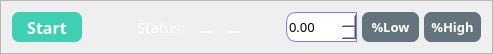
              <widget class="QFrame" name="frame_currency">
               <property name="maximumSize">
                <size>
                 <width>16777215</width>
                 <height>50</height>
                </size>
               </property>
               <property name="frameShape">
                <enum>QFrame::StyledPanel</enum>
               </property>
               <property name="frameShadow">
                <enum>QFrame::Raised</enum>
               </property>
               <layout class="QHBoxLayout" name="horizontalLayout_6">
                <property name="spacing">
                 <number>5</number>
                </property>
                <item>
                 <widget class="QPushButton" name="btn_start">
                  <property name="minimumSize">
                   <size>
                    <width>70</width>
                    <height>30</height>
                   </size>
                  </property>
                  <property name="font">
                   <font>
                    <family>Bahnschrift Light</family>
                    <pointsize>12</pointsize>
                    <weight>75</weight>
                    <bold>true</bold>
                   </font>
                  </property>
                  <property name="styleSheet">
                   <string notr="true">QPushButton{
	background-color: rgb(63, 207, 180);
	border: none;
	border-radius: 7px;
	color: #FFF
}

QPushButton:hover{
	background-color: rgb(133, 224, 208);
}

QPushButton:pressed{
	background-color: rgb(40, 159, 137);
	border: 1px solid #252660;
}

QPushButton:disabled {
background-color:#64747d;
}</string>
                  </property>
                  <property name="text">
                   <string>Start</string>
                  </property>
                  <property name="flat">
                   <bool>false</bool>
                  </property>
                 </widget>
                </item>
                <item>
                 <spacer name="horizontalSpacer_3">
                  <property name="orientation">
                   <enum>Qt::Horizontal</enum>
                  </property>
                  <property name="sizeType">
                   <enum>QSizePolicy::Maximum</enum>
                  </property>
                  <property name="sizeHint" stdset="0">
                   <size>
                    <width>50</width>
                    <height>20</height>
                   </size>
                  </property>
                 </spacer>
                </item>
                <item>
                 <widget class="QLabel" name="label_34">
                  <property name="font">
                   <font>
                    <family>Bahnschrift Light</family>
                    <pointsize>11</pointsize>
                    <weight>50</weight>
                    <bold>false</bold>
                   </font>
                  </property>
                  <property name="styleSheet">
                   <string notr="true">QLabel{
color: rgb(255, 255, 255);
}</string>
                  </property>
                  <property name="text">
                   <string>Status:</string>
                  </property>
                 </widget>
                </item>
                <item>
                 <spacer name="horizontalSpacer_7">
                  <property name="orientation">
                   <enum>Qt::Horizontal</enum>
                  </property>
                  <property name="sizeType">
                   <enum>QSizePolicy::Maximum</enum>
                  </property>
                  <property name="sizeHint" stdset="0">
                   <size>
                    <width>10</width>
                    <height>20</height>
                   </size>
                  </property>
                 </spacer>
                </item>
                <item>
                 <widget class="QLabel" name="label_status">
                  <property name="font">
                   <font>
                    <family>Bahnschrift Light</family>
                    <pointsize>11</pointsize>
                    <weight>50</weight>
                    <bold>false</bold>
                   </font>
                  </property>
                  <property name="styleSheet">
                   <string notr="true">QLabel{
color: rgb(255, 255, 255);
}</string>
                  </property>
                  <property name="text">
                   <string>...</string>
                  </property>
                 </widget>
                </item>
                <item>
                 <spacer name="horizontalSpacer_8">
                  <property name="orientation">
                   <enum>Qt::Horizontal</enum>
                  </property>
                  <property name="sizeType">
                   <enum>QSizePolicy::Maximum</enum>
                  </property>
                  <property name="sizeHint" stdset="0">
                   <size>
                    <width>10</width>
                    <height>20</height>
                   </size>
                  </property>
                 </spacer>
                </item>
                <item>
                 <widget class="QLabel" name="label_status_time">
                  <property name="font">
                   <font>
                    <family>Bahnschrift Light</family>
                    <pointsize>11</pointsize>
                    <weight>50</weight>
                    <bold>false</bold>
                   </font>
                  </property>
                  <property name="styleSheet">
                   <string notr="true">QLabel{
color: rgb(255, 255, 255);
}</string>
                  </property>
                  <property name="text">
                   <string>...</string>
                  </property>
                 </widget>
                </item>
                <item>
                 <spacer name="horizontalSpacer">
                  <property name="orientation">
                   <enum>Qt::Horizontal</enum>
                  </property>
                  <property name="sizeHint" stdset="0">
                   <size>
                    <width>40</width>
                    <height>20</height>
                   </size>
                  </property>
                 </spacer>
                </item>
                <item>
                 <widget class="QDoubleSpinBox" name="spinbox_percent_price">
                  <property name="minimumSize">
                   <size>
                    <width>0</width>
                    <height>30</height>
                   </size>
                  </property>
                  <property name="maximumSize">
                   <size>
                    <width>16777215</width>
                    <height>30</height>
                   </size>
                  </property>
                  <property name="font">
                   <font>
                    <family>Gill Sans Nova Light</family>
                    <pointsize>10</pointsize>
                   </font>
                  </property>
                  <property name="styleSheet">
                   <string notr="true">QDoubleSpinBox
{
border : 1px solid #757aff;
background : white;
border-top-left-radius: 10px;
border-bottom-left-radius: 10px;

}
QDoubleSpinBox::hover
{
border : 1px solid #75d1ff;
background : white;
}</string>
                  </property>
                  <property name="decimals">
                   <number>2</number>
                  </property>
                  <property name="maximum">
                   <double>1000.000000000000000</double>
                  </property>
                  <property name="singleStep">
                   <double>0.500000000000000</double>
                  </property>
                 </widget>
                </item>
                <item>
                 <widget class="QPushButton" name="btn_add_alert_low">
                  <property name="enabled">
                   <bool>false</bool>
                  </property>
                  <property name="minimumSize">
                   <size>
                    <width>57</width>
                    <height>30</height>
                   </size>
                  </property>
                  <property name="maximumSize">
                   <size>
                    <width>57</width>
                    <height>30</height>
                   </size>
                  </property>
                  <property name="font">
                   <font>
                    <family>Bahnschrift Light</family>
                    <pointsize>10</pointsize>
                    <weight>75</weight>
                    <bold>true</bold>
                   </font>
                  </property>
                  <property name="toolTip">
                   <string>Dodaj alert</string>
                  </property>
                  <property name="styleSheet">
                   <string notr="true">QPushButton{
	background-color: rgb(63, 207, 180);
	border: none;
	border-radius: 7px;
	color: #FFF
}

QPushButton:hover{
	background-color: rgb(133, 224, 208);
}

QPushButton:pressed{
	background-color: rgb(40, 159, 137);
	border: 1px solid #252660;
}

QPushButton:disabled {
background-color:#64747d;
}</string>
                  </property>
                  <property name="text">
                   <string>%Low</string>
                  </property>
                  <property name="default">
                   <bool>true</bool>
                  </property>
                  <property name="flat">
                   <bool>false</bool>
                  </property>
                 </widget>
                </item>
                <item>
                 <widget class="QPushButton" name="btn_add_alert_high">
                  <property name="enabled">
                   <bool>false</bool>
                  </property>
                  <property name="minimumSize">
                   <size>
                    <width>57</width>
                    <height>30</height>
                   </size>
                  </property>
                  <property name="maximumSize">
                   <size>
                    <width>57</width>
                    <height>30</height>
                   </size>
                  </property>
                  <property name="font">
                   <font>
                    <family>Bahnschrift Light</family>
                    <pointsize>10</pointsize>
                    <weight>75</weight>
                    <bold>true</bold>
                   </font>
                  </property>
                  <property name="toolTip">
                   <string>Dodaj alert</string>
                  </property>
                  <property name="styleSheet">
                   <string notr="true">QPushButton{
	background-color: rgb(63, 207, 180);
	border: none;
	border-radius: 7px;
	color: #FFF
}

QPushButton:hover{
	background-color: rgb(133, 224, 208);
}

QPushButton:pressed{
	background-color: rgb(40, 159, 137);
	border: 1px solid #252660;
}

QPushButton:disabled {
background-color:#64747d;
}</string>
                  </property>
                  <property name="text">
                   <string>%High</string>
                  </property>
                  <property name="default">
                   <bool>true</bool>
                  </property>
                  <property name="flat">
                   <bool>false</bool>
                  </property>
                 </widget>
                </item>
               </layout>
              </widget>
